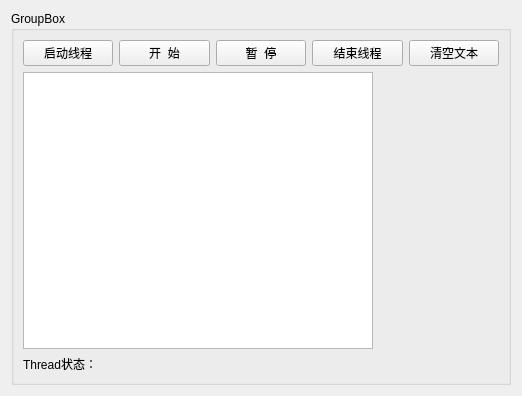
<?xml version="1.0" encoding="UTF-8"?>
<ui version="4.0">
 <class>Widget</class>
 <widget class="QWidget" name="Widget">
  <property name="geometry">
   <rect>
    <x>0</x>
    <y>0</y>
    <width>522</width>
    <height>396</height>
   </rect>
  </property>
  <property name="windowTitle">
   <string>掷色子</string>
  </property>
  <layout class="QVBoxLayout" name="verticalLayout_2">
   <item>
    <widget class="QGroupBox" name="groupBox">
     <property name="title">
      <string>GroupBox</string>
     </property>
     <layout class="QVBoxLayout" name="verticalLayout">
      <item>
       <layout class="QHBoxLayout" name="horizontalLayout">
        <item>
         <widget class="QPushButton" name="btnStartThread">
          <property name="text">
           <string>启动线程</string>
          </property>
         </widget>
        </item>
        <item>
         <widget class="QPushButton" name="btnDiceBegin">
          <property name="text">
           <string>开  始</string>
          </property>
         </widget>
        </item>
        <item>
         <widget class="QPushButton" name="btnDiceEnd">
          <property name="text">
           <string>暂  停</string>
          </property>
         </widget>
        </item>
        <item>
         <widget class="QPushButton" name="btnStopThread">
          <property name="text">
           <string>结束线程</string>
          </property>
         </widget>
        </item>
        <item>
         <widget class="QPushButton" name="btnClear">
          <property name="text">
           <string>清空文本</string>
          </property>
         </widget>
        </item>
       </layout>
      </item>
      <item>
       <layout class="QHBoxLayout" name="horizontalLayout_2">
        <item>
         <widget class="QPlainTextEdit" name="plainTextEdit"/>
        </item>
        <item>
         <widget class="QLabel" name="labPic">
          <property name="minimumSize">
           <size>
            <width>120</width>
            <height>0</height>
           </size>
          </property>
          <property name="text">
           <string/>
          </property>
          <property name="pixmap">
           <pixmap resource="res.qrc">:/images/images/d0.jpg</pixmap>
          </property>
         </widget>
        </item>
       </layout>
      </item>
      <item>
       <widget class="QLabel" name="LabA">
        <property name="text">
         <string>Thread状态：</string>
        </property>
       </widget>
      </item>
     </layout>
    </widget>
   </item>
  </layout>
 </widget>
 <resources>
  <include location="res.qrc"/>
 </resources>
 <connections/>
</ui>
